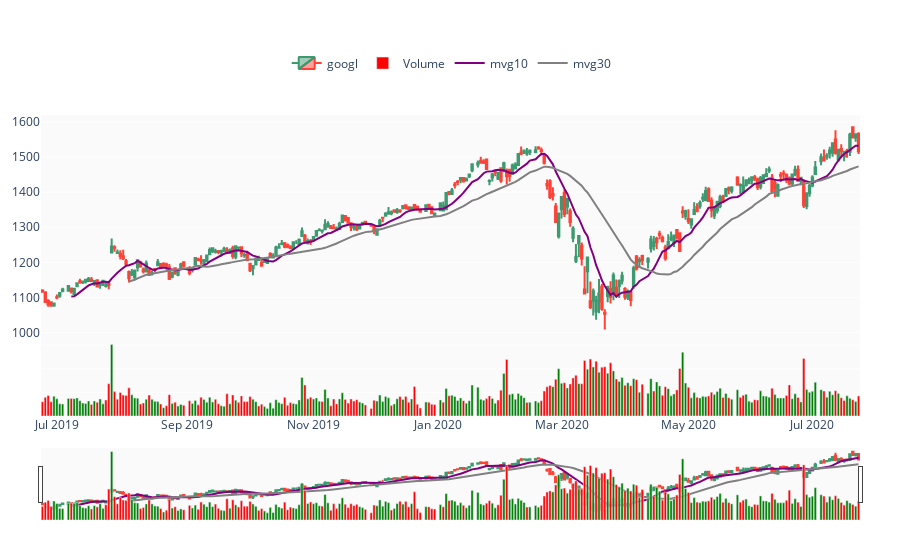

The code cell stored with this chart in its notebook:
### Code cell
lines = ['mvg10', 'mvg30']
colors = ['purple', 'grey']
for i in range(len(lines)):
    pp.add_line(lines[i], colors[i], lines[i])
pp.show()

### Figure 1 — Plotly figure (JSON) as saved in the notebook; plotly's stock layout.template omitted (floating-point values rounded to 4 significant figures; data arrays with more than 128 entries replaced by an {"elided": "..."} marker saying what was removed)
{"data": [{"close": {"elided": "274 float values"}, "high": {"elided": "274 float values"}, "low": {"elided": "274 float values"}, "name": "googl", "open": {"elided": "274 float values"}, "type": "candlestick", "x": {"elided": "274 str values"}, "yaxis": "y"}, {"marker": {"color": {"elided": "274 str values"}}, "name": "Volume", "type": "bar", "x": {"elided": "274 str values"}, "y": {"elided": "274 int values"}, "yaxis": "y2"}, {"line": {"color": "purple"}, "mode": "lines", "name": "mvg10", "showlegend": true, "type": "scatter", "x": {"elided": "274 str values"}, "y": {"elided": "274 float values"}, "yaxis": "y"}, {"line": {"color": "grey"}, "mode": "lines", "name": "mvg30", "showlegend": true, "type": "scatter", "x": {"elided": "274 str values"}, "y": {"elided": "274 float values"}, "yaxis": "y"}], "layout": {"legend": {"orientation": "h", "x": 0.3, "y": 0.9, "yanchor": "bottom"}, "margin": {"b": 40, "l": 40, "r": 40, "t": 40}, "plot_bgcolor": "rgb(250, 250, 250)", "xaxis": {"anchor": "y2", "rangebreaks": [{"bounds": ["sat", "mon"]}, {"values": ["2015-12-25", "2016-01-01"]}], "rangeselector": {"visible": true}}, "yaxis": {"domain": [0.2, 0.8], "showticklabels": true}, "yaxis2": {"domain": [0, 0.2], "showticklabels": false}}}
